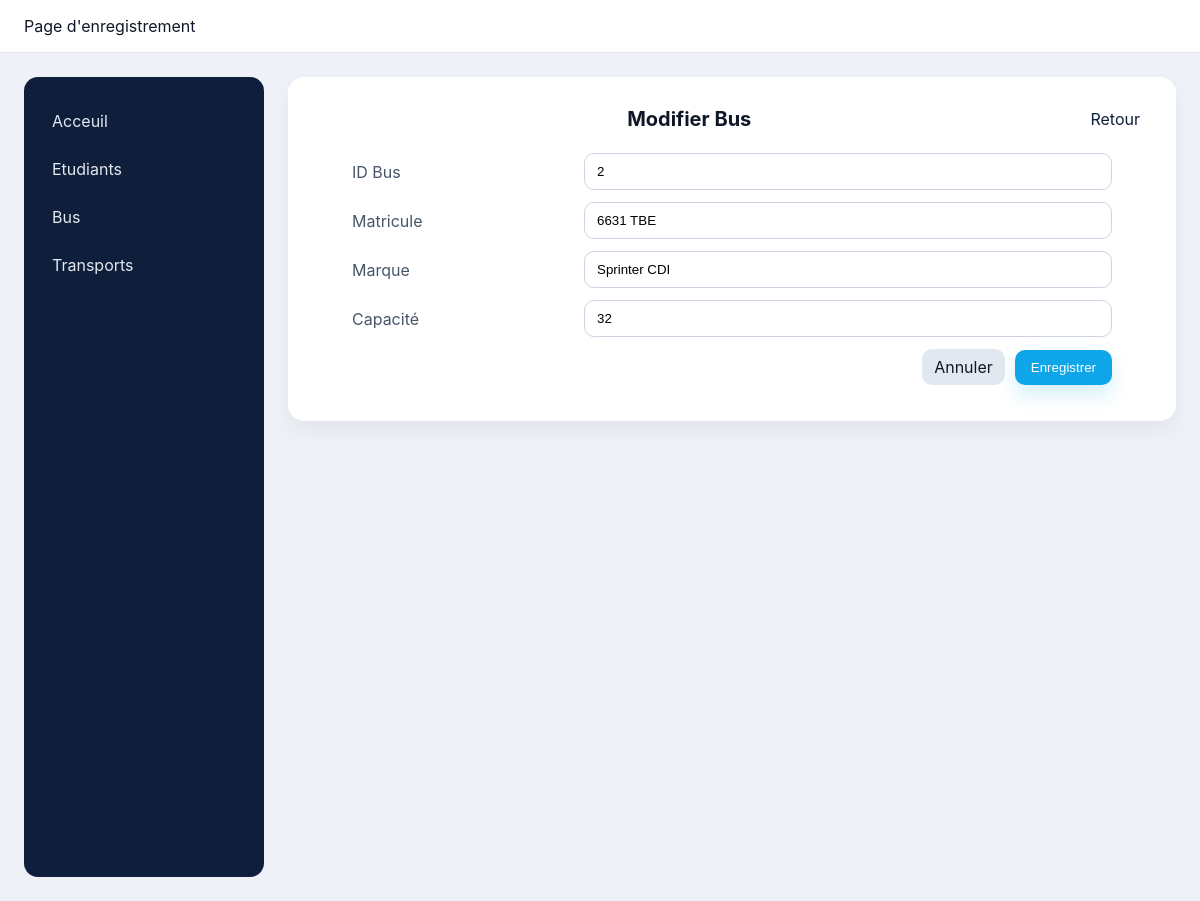
Page /bus/2/edit/ on the committed database.
### trans/models.py (models this page shows)
class Bus(models.Model):
    idBus = models.CharField(max_length=20, primary_key=True)
    matrV = models.CharField(max_length=20)
    marque = models.CharField(max_length=50)
    capacite = models.IntegerField()

### trans/views.py (the view)
# urls.py: path('bus/<path:pk>/edit/', views.bus_update, name='bus_update'),
def bus_update(request, pk: str):
    item = get_object_or_404(Bus, pk=pk)
    if request.method == 'POST':
        item.matrV = request.POST.get('matrV')
        item.marque = request.POST.get('marque')
        item.capacite = request.POST.get('capacite') or 0
        item.save()
        return redirect('bus_list')
    return render(request, 'bus/form.html', { 'item': item })

### trans/templates/bus/form.html (shortened to what this page needs)
{% extends 'layout/base.html' %}
{% block content %}
<div class="container">
  <div class="page-header">
    <div class="page-title">{% if item %}Modifier{% else %}Créer{% endif %} Bus</div>
    <div class="actions">
      <a class="btn-outline" href="{% url 'bus_list' %}">Retour</a>
    </div>
  </div>
  <form method="post">
    <div>
      <label>ID Bus</label>
      <input name="idBus" value="{{ item.idBus }}" {% if item %}readonly{% endif %} required>
    </div>
    <div>
      <label>Matricule</label>
      <input name="matrV" value="{{ item.matrV }}" required>
    </div>
    <div>
      <label>Marque</label>
      <input name="marque" value="{{ item.marque }}" required>
    </div>
    <div>
      <label>Capacité</label>
      <input type="number" name="capacite" value="{{ item.capacite }}" required>
    </div>
    <div class="btn-row">
      <a class="btn-secondary" href="{% url 'bus_list' %}">Annuler</a>
      <button class="btn-bus" type="submit">Enregistrer</button>
    </div>
  </form>
</div>
{% endblock %}

### static/css/style.css (style rules this page uses)
:root { --primary: #0f1e3a; --primary-600: #122757; --muted: #475569; --bg: #eef1f7; --surface: #ffffff; --ring: #cbd5e1; --radius: 12px; }
* { box-sizing: border-box; }
html, body { height: 100%; }
body { font-family: Inter, Arial, sans-serif; margin: 0; background: var(--bg); color: #101828; }
.btn-secondary { background: #e2e8f0; color: #0f172a; padding: 8px 12px; border-radius: 10px; text-decoration: none; display: inline-flex; align-items: center; gap: 8px; }
.btn-bus { background: #0ea5e9; color: #fff; padding: 10px 16px; border-radius: 10px; text-decoration: none; display: inline-flex; align-items: center; gap: 8px; box-shadow: 0 10px 20px rgba(14, 165, 233, 0.18); transition: transform 0.08s ease, box-shadow 0.2s ease, background 0.2s ease; }
.btn-outline { background: transparent; color: var(--primary); padding: 8px 12px; border-radius: 10px; border: 1px solid var(--primary); text-decoration: none; display: inline-flex; align-items: center; gap: 8px; }
form { max-width: 760px; margin: 0 auto; }
form div { margin-bottom: 12px; display: flex; align-items: center; gap: 12px; }
form label { width: 220px; color: var(--muted); }
input, select { flex: 1; padding: 10px 12px; border: 1px solid var(--ring); border-radius: 10px; outline: none; transition: box-shadow 0.15s ease, border-color 0.15s ease; }
button, .btn-primary, .btn-secondary, .btn-danger, .btn-outline { cursor: pointer; border: none; }
.btn-row { display: flex; justify-content: flex-end; gap: 10px; margin-top: 12px; }
.ripple { position: relative; overflow: hidden; }
.ripple:after { content: ""; position: absolute; inset: 0; background: radial-gradient(circle at var(--x) var(--y), rgba(255, 255, 255, 0.35), rgba(255, 255, 255, 0) 50%); opacity: 0; transition: opacity 0.6s ease; }
.container { width: 100%; }
.page-header { display: flex; justify-content: space-between; align-items: center; gap: 12px; margin-bottom: 16px; }
.page-title { font-size: 20px; font-weight: 700; text-align: center; flex: 1; }
.actions { display: flex; gap: 8px; }

### rows in the picture
Bus: idBus "2", matrV "6631 TBE", marque "Sprinter CDI", capacite "32"
